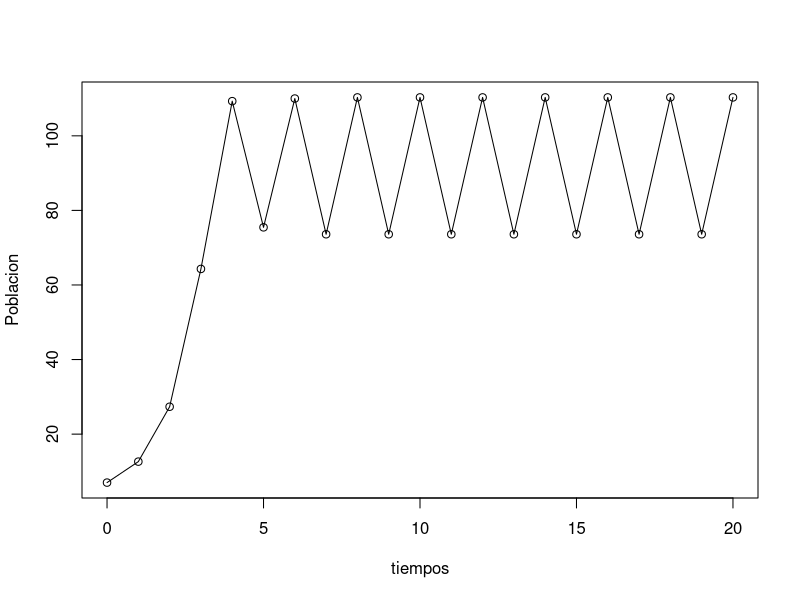

The R script that drew this image:
setwd("/home/mirian/Descargas/claseMrak/elementos finitos")
resul <- read.table(file = "Myfile.txt", header=TRUE)
print(resul)

with(resul,plot(tiempos,Poblacion,type = "o"))



